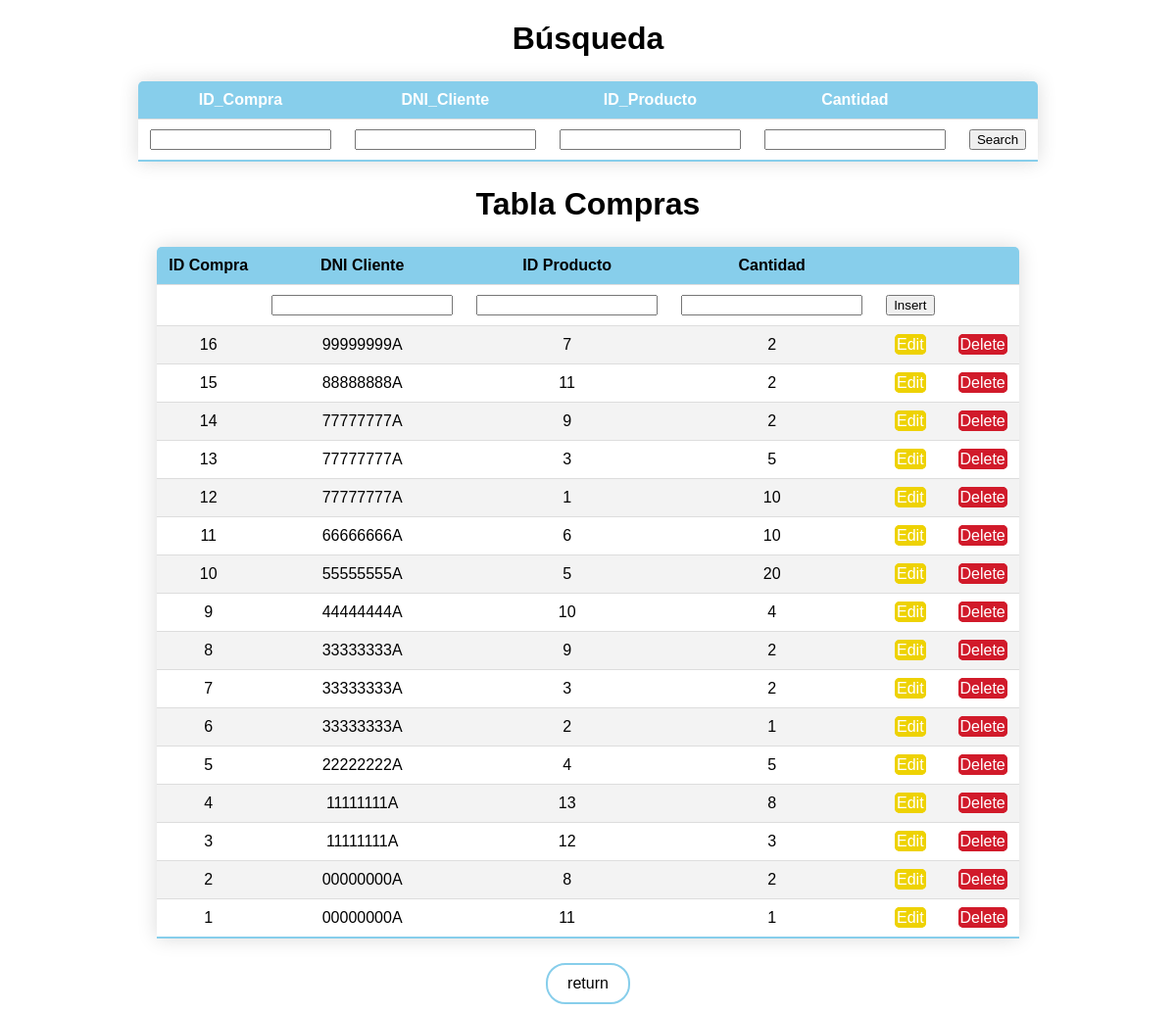
The page /with-css/compras.php?column=ID_Compra&order=desc on the database its author committed.
### tables this page shows
CREATE TABLE IF NOT EXISTS COMPRA (
  ID_Compra INT UNSIGNED NOT NULL AUTO_INCREMENT,
  CLIENTE_DNI VARCHAR(10) NOT NULL,
  Borrado TINYINT NOT NULL,
  PRODUCTOS_ID_Producto INT NOT NULL,
  Cantidad INT NOT NULL,
  PRIMARY KEY (ID_Compra, CLIENTE_DNI),
  INDEX fk_COMPRA_CLIENTE_idx (CLIENTE_DNI ASC) VISIBLE,
  INDEX fk_COMPRA_PRODUCTOS1_idx (PRODUCTOS_ID_Producto ASC) VISIBLE,
  CONSTRAINT fk_COMPRA_CLIENTE
    FOREIGN KEY (CLIENTE_DNI)
    REFERENCES CLIENTE (DNI)
    ON DELETE CASCADE
    ON UPDATE CASCADE,
  CONSTRAINT fk_COMPRA_PRODUCTOS1
    FOREIGN KEY (PRODUCTOS_ID_Producto)
    REFERENCES PRODUCTOS (ID_Producto)
    ON DELETE NO ACTION
    ON UPDATE NO ACTION);

### with-css/compras.php (the view, shortened to what this page needs)
<?php
require "bbdd.php";
$columns = array('ID_Compra','CLIENTE_DNI','PRODUCTOS_ID_Producto', 'Cantidad');
$column = isset($_GET['column']) && in_array($_GET['column'], $columns) ? $_GET['column'] : $columns[0];
$sort_order = isset($_GET['order']) && strtolower($_GET['order']) == 'desc' ? 'DESC' : 'ASC';
if ($result = mysqli_query($db, "SELECT * FROM COMPRA WHERE Borrado = 0 ORDER BY $column $sort_order")) {
	$up_or_down = str_replace(array('ASC','DESC'), array('up','down'), $sort_order);
	$asc_or_desc = $sort_order == 'ASC' ? 'desc' : 'asc';
	$add_class = ' class="highlight"';
?>
<!DOCTYPE html>
<html>
<head>
</head>
<body>
<table class = "styled-table">
  <h1>Búsqueda</h1>
  <tr>
    <th>ID_Compra</th>
    <th>DNI_Cliente</th>
    <th>ID_Producto</th>
    <th>Cantidad</th>
    <th></th>
    </tr>
    <form action="compras.php?search" method="post">
    <td><input type='text' name='ID_Compra'></td>
    <td><input type='text' name='CLIENTE_DNI'></td>
    <td><input type='text' name='PRODUCTOS_ID_Producto'></td>
    <td><input type='text' name='Cantidad'></td>
    <td><button>Search</button></td>
    </form>
  </table>
<table class = "styled-table search-table">
  <h1>Tabla Compras</h1>
  <tr>
    <th><a class = "table-title" href="compras.php?column=ID_Compra&order=<?php echo $asc_or_desc; ?>">ID Compra<i class ="<?php echo $column == 'ID_Compra' ? '-' . $up_or_down : ''; ?>"></i></a></th>
    <th><a class = "table-title" href="compras.php?column=CLIENTE_DNI&order=<?php echo $asc_or_desc; ?>">DNI Cliente<i class ="<?php echo $column == 'CLIENTE_DNI' ? '-' . $up_or_down : ''; ?>"></i></a></th>
    <th><a class = "table-title" href="compras.php?column=PRODUCTOS_ID_Producto&order=<?php echo $asc_or_desc; ?>">ID Producto<i class ="<?php echo $column == 'PRODUCTOS_ID_Producto' ? '-' . $up_or_down : ''; ?>"></i></a></th>
    <th><a class = "table-title" href="compras.php?column=Cantidad&order=<?php echo $asc_or_desc; ?>">Cantidad<i class ="<?php echo $column == 'Cantidad' ? '-' . $up_or_down : ''; ?>"></i></a></th>
    <th></th>
    <th></th>
  </tr>
<tr>
  <form action="insert.php" method="post">
    <td></td>
    <td><input type='text' name='enterDNI'></td>
    <td><input type='text' name='enterIDPROD'></td>
    <td><input type='text' name='enterCantidad'></td>
    <td><button>Insert</button></td>
    </form>
  </tr>
  <?php
  while($data = mysqli_fetch_assoc($result))
  {
    if ($data['Borrado'] == 0) {
  ?>
  <tr>
    <td <?php echo $column == 'ID_Producto' ? $add_class : ''; ?>><?php echo $data['ID_Compra'];?></td>
    <td <?php echo $column == 'CLIENTE_DNI' ? $add_class : ''; ?>><?php echo $data['CLIENTE_DNI'];?></td>
    <td <?php echo $column == 'PRODUCTOS_ID_Producto' ? $add_class : ''; ?>><?php echo $data['PRODUCTOS_ID_Producto'];?></td>
    <td <?php echo $column == 'Cantidad' ? $add_class : ''; ?>><?php echo $data['Cantidad'];?></td>
    <td><a class="edit" href="edit.php?id=<?php echo $data['ID_Compra']; ?>">Edit</a></td>
    <td><a class="delete" href="delete.php?id=<?php echo $data['ID_Compra']; ?>">Delete</a></td>
  </tr>
  <?php
  }
}
?>
</table>
<a class = "return" href="index.php">return</a>
</body>
<?php
}
?>
</html>

### rows shown on the page
compra: ID_Compra "16", CLIENTE_DNI "99999999A", PRODUCTOS_ID_Producto "7", Cantidad "2"
compra: ID_Compra "15", CLIENTE_DNI "88888888A", PRODUCTOS_ID_Producto "11", Cantidad "2"
compra: ID_Compra "14", CLIENTE_DNI "77777777A", PRODUCTOS_ID_Producto "9", Cantidad "2"
compra: ID_Compra "13", CLIENTE_DNI "77777777A", PRODUCTOS_ID_Producto "3", Cantidad "5"
compra: ID_Compra "12", CLIENTE_DNI "77777777A", PRODUCTOS_ID_Producto "1", Cantidad "10"
compra: ID_Compra "11", CLIENTE_DNI "66666666A", PRODUCTOS_ID_Producto "6", Cantidad "10"
compra: ID_Compra "10", CLIENTE_DNI "55555555A", PRODUCTOS_ID_Producto "5", Cantidad "20"
compra: ID_Compra "9", CLIENTE_DNI "44444444A", PRODUCTOS_ID_Producto "10", Cantidad "4"
compra: ID_Compra "8", CLIENTE_DNI "33333333A", PRODUCTOS_ID_Producto "9", Cantidad "2"
compra: ID_Compra "7", CLIENTE_DNI "33333333A", PRODUCTOS_ID_Producto "3", Cantidad "2"
compra: ID_Compra "6", CLIENTE_DNI "33333333A", PRODUCTOS_ID_Producto "2", Cantidad "1"
compra: ID_Compra "5", CLIENTE_DNI "22222222A", PRODUCTOS_ID_Producto "4", Cantidad "5"
compra: ID_Compra "4", CLIENTE_DNI "11111111A", PRODUCTOS_ID_Producto "13", Cantidad "8"
compra: ID_Compra "3", CLIENTE_DNI "11111111A", PRODUCTOS_ID_Producto "12", Cantidad "3"
compra: ID_Compra "2", CLIENTE_DNI "00000000A", PRODUCTOS_ID_Producto "8", Cantidad "2"
compra: ID_Compra "1", CLIENTE_DNI "00000000A", PRODUCTOS_ID_Producto "11", Cantidad "1"
